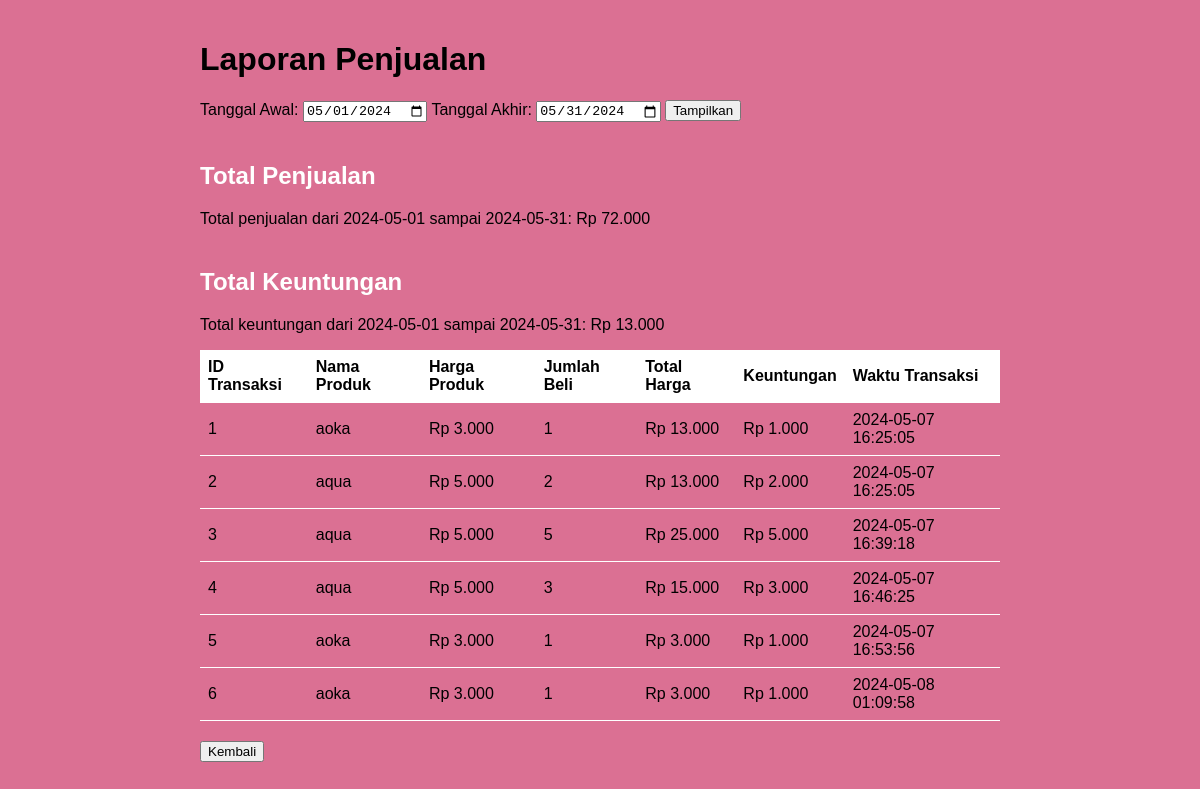
Page /BundaMart/laporan_penjualan.php on the committed database.
### tables this page shows
CREATE TABLE `riwayat_transaksi` (
  `id` int(11) NOT NULL,
  `nama_produk` varchar(255) DEFAULT NULL,
  `harga_produk` decimal(10,2) DEFAULT NULL,
  `jumlah_beli` int(11) DEFAULT NULL,
  `total_harga` decimal(10,2) DEFAULT NULL,
  `waktu_transaksi` timestamp NOT NULL DEFAULT current_timestamp()
);

### BundaMart/laporan_penjualan.php (the view, shortened to what this page needs)
<?php
include 'koneksi.php';
$start_date = $_GET['start_date'] ?? date('Y-m-01');
$end_date = $_GET['end_date'] ?? date('Y-m-t');
$query_penjualan = "SELECT t.*, (t.jumlah_beli * (t.harga_produk - b.harga_barang)) AS keuntungan FROM riwayat_transaksi t INNER JOIN riwayat_barang_masuk b ON t.nama_produk = b.nama_barang WHERE t.waktu_transaksi BETWEEN '$start_date' AND '$end_date'";
$result_penjualan = mysqli_query($koneksi, $query_penjualan);
$total_penjualan = 0;
$total_keuntungan = 0;
while ($row = mysqli_fetch_assoc($result_penjualan)) {
    $total_penjualan += $row['total_harga'];
    $total_keuntungan += $row['keuntungan'];
}
?>
<!DOCTYPE html>
<html lang="en">
<head>
</head>
<body>
    <div class="container">
        <h1>Laporan Penjualan</h1>
        <form action="" method="GET">
            <label for="start_date">Tanggal Awal:</label>
            <input type="date" id="start_date" name="start_date" value="<?php echo $start_date; ?>">
            <label for="end_date">Tanggal Akhir:</label>
            <input type="date" id="end_date" name="end_date" value="<?php echo $end_date; ?>">
            <button type="submit">Tampilkan</button>
        </form>
        <h2>Total Penjualan</h2>
        <p>Total penjualan dari <?php echo $start_date; ?> sampai <?php echo $end_date; ?>: Rp <?php echo number_format($total_penjualan, 0, ',', '.'); ?></p>
        <h2>Total Keuntungan</h2>
        <p>Total keuntungan dari <?php echo $start_date; ?> sampai <?php echo $end_date; ?>: Rp <?php echo number_format($total_keuntungan, 0, ',', '.'); ?></p>
        <table>
            <tr>
                <th>ID Transaksi</th>
                <th>Nama Produk</th>
                <th>Harga Produk</th>
                <th>Jumlah Beli</th>
                <th>Total Harga</th>
                <th>Keuntungan</th>
                <th>Waktu Transaksi</th>
            </tr>
            <?php
            mysqli_data_seek($result_penjualan, 0);
            while ($row = mysqli_fetch_assoc($result_penjualan)) {
                echo "<tr>";
                echo "<td>" . $row['id'] . "</td>";
                echo "<td>" . $row['nama_produk'] . "</td>";
                echo "<td>Rp " . number_format($row['harga_produk'], 0, ',', '.') . "</td>";
                echo "<td>" . $row['jumlah_beli'] . "</td>";
                echo "<td>Rp " . number_format($row['total_harga'], 0, ',', '.') . "</td>";
                echo "<td>Rp " . number_format($row['keuntungan'], 0, ',', '.') . "</td>";
                echo "<td>" . $row['waktu_transaksi'] . "</td>";
                echo "</tr>";
            }
            ?>
        </table>
        <button onclick="window.location.href='laporan.php'">Kembali</button>
    </div>
</body>
</html>

### BundaMart/laporan_penjualan.php (style rules this page uses)
body { font-family: Arial, sans-serif; background-color: palevioletred; background-size: cover; background-position: center; margin: 0; padding: 0; height: 100vh; display: flex; flex-direction: column; align-items: center; color: black; }
.container { max-width: 800px; margin: 0 auto; padding: 20px; }
table { width: 100%; border-collapse: collapse; margin-bottom: 20px; }
th, td { padding: 8px; border-bottom: 1px solid white; text-align: left; }
th { background-color: white; }
h2 { margin-top: 40px; color: white; }

### rows in the picture
riwayat_transaksi: id "1", nama_produk "aoka", harga_produk "3.000", jumlah_beli "1", total_harga "13.000", keuntungan "1.000", waktu_transaksi "2024-05-07 16:25:05"
riwayat_transaksi: id "2", nama_produk "aqua", harga_produk "5.000", jumlah_beli "2", total_harga "13.000", keuntungan "2.000", waktu_transaksi "2024-05-07 16:25:05"
riwayat_transaksi: id "3", nama_produk "aqua", harga_produk "5.000", jumlah_beli "5", total_harga "25.000", keuntungan "5.000", waktu_transaksi "2024-05-07 16:39:18"
riwayat_transaksi: id "4", nama_produk "aqua", harga_produk "5.000", jumlah_beli "3", total_harga "15.000", keuntungan "3.000", waktu_transaksi "2024-05-07 16:46:25"
riwayat_transaksi: id "5", nama_produk "aoka", harga_produk "3.000", jumlah_beli "1", total_harga "3.000", keuntungan "1.000", waktu_transaksi "2024-05-07 16:53:56"
riwayat_transaksi: id "6", nama_produk "aoka", harga_produk "3.000", jumlah_beli "1", total_harga "3.000", keuntungan "1.000", waktu_transaksi "2024-05-08 01:09:58"

### other values in the picture
$total_penjualan "72.000"
$total_keuntungan "13.000"
